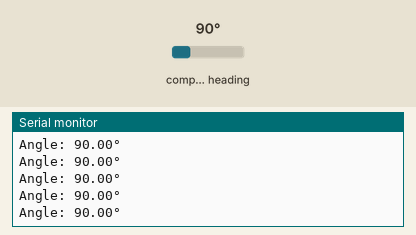
This sketch was run on a simulated Arduino Uno, built with avr-gcc and run on an emulated ATmega328P. Shown: the last lines printed to the serial monitor. Wiring (inferred from the names in the program): AS5600 angle sensor at I2C address 0x36. Inputs (shaded band) come from the test bench; at power-on: compass heading 90°.

Above: at 1.2 s.
1.3 s: compass heading set to 7°
At 1.56 s:
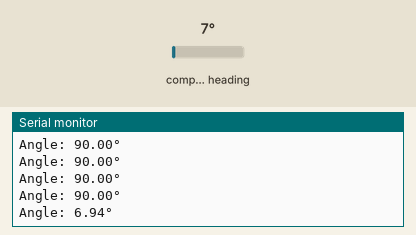
2.8 s: compass heading set to 180°
At 2.97 s:
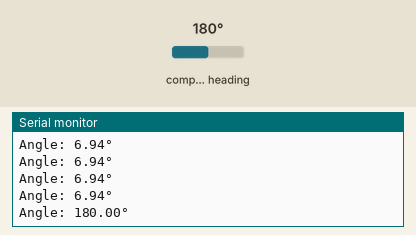
Timing chart, 0 to 5.8 s (numbered marks = the images above; inputs shaded):
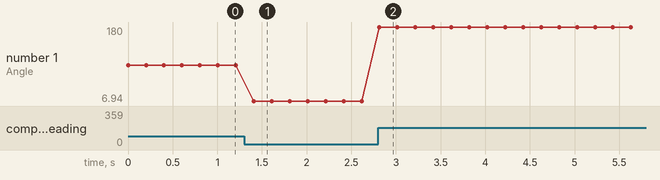

Measured:
- after the input at 1.3 s, the serial monitor: prints a new line after 0.11 s (image 1)
- after the input at 2.8 s, the serial monitor: prints a new line at once (image 2)
- plotted number 1: 90 → 6.94 after the input at 1.3 s, 6.94 → 180 after the input at 2.8 s

The sketch:

SingleSensor.ino
```cpp
/**
 * Author: @Manika
 * Hardware: This program runs on an Arduino. It talks to a magnetic sensor called the AS5600
 * Input: AS5600 sensor measures the angle of a rotating magnet
 * Processing: The sensor sends this angle to the Arduino
 * Output: Arduino shows it on your computer screen in degrees (0° to 360°)
 *
 * I2C: A way(protocol) of sending data between chips using only two wires
 */

#include <Wire.h> // Library which help arduino to communicate with other devices using I2C
#define AS5600_ADDRESS 0x36 // Address of the AS5600 sensor on I2C bus
#define ANGLE_MSB_REGISTER 0x0E //  Specific spot inside the sensor which holds the angle information

/******************************* Helper functions ****************************/

/**
 * Input: Void
 * Processing: Reads the raw 12-bit angle from the AS5600 sensor
 * Output: A value between 0 and 4095 representing the angular position
 */
uint16_t readRawAngle() {
  Wire.beginTransmission(AS5600_ADDRESS); // Arduino starts taking to AS5600 sensor
  Wire.write(ANGLE_MSB_REGISTER);  // Arduino asks the sensor to send the angle data
  Wire.endTransmission();

  Wire.requestFrom(AS5600_ADDRESS, 2);  // Requests 2 bytes from the sensor: MSB (0x0E) and LSB (0x0F)

  if (Wire.available() < 2) { // If data is not ready
    return 0;
  }

  byte msb = Wire.read();  // Read MSB
  byte lsb = Wire.read();   // Read LSB

  return ((msb & 0x0F) << 8) | lsb;  // Combine into 12-bit angle
}

/***************************** Main functions ***************************/

void setup() {
  Wire.begin();              // Initialize I2C communication
  Serial.begin(9600);        // Start serial communication at 9600 baud
}

void loop() {
  uint16_t rawAngle = readRawAngle();

  float angleInDegrees = rawAngle * (360.0f / 4096.0f); // Convert to degrees (0 - 360° range)

  Serial.print("Angle: ");
  Serial.print(angleInDegrees, 2);
  Serial.println("°");

  delay(200);  // Wait 200ms before next reading
}
```
